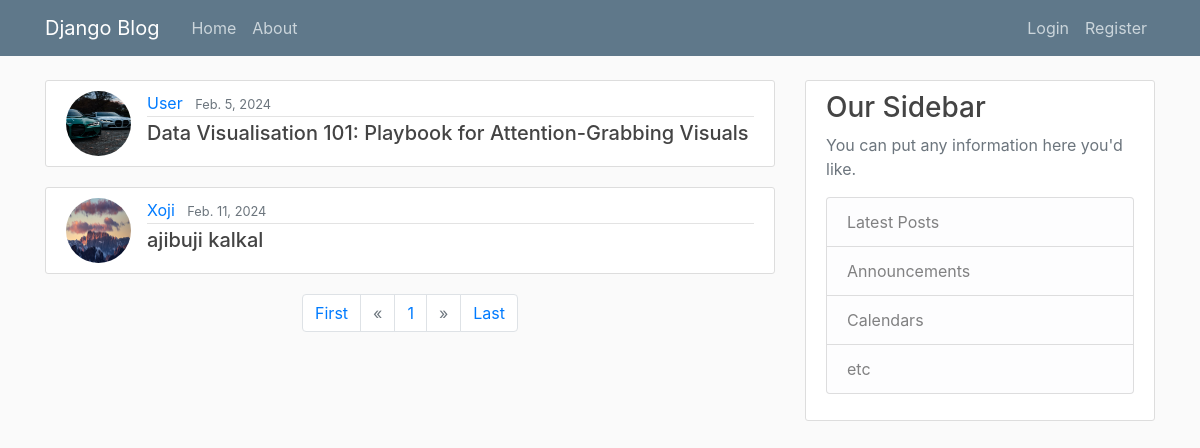
Before: / with the older database file.
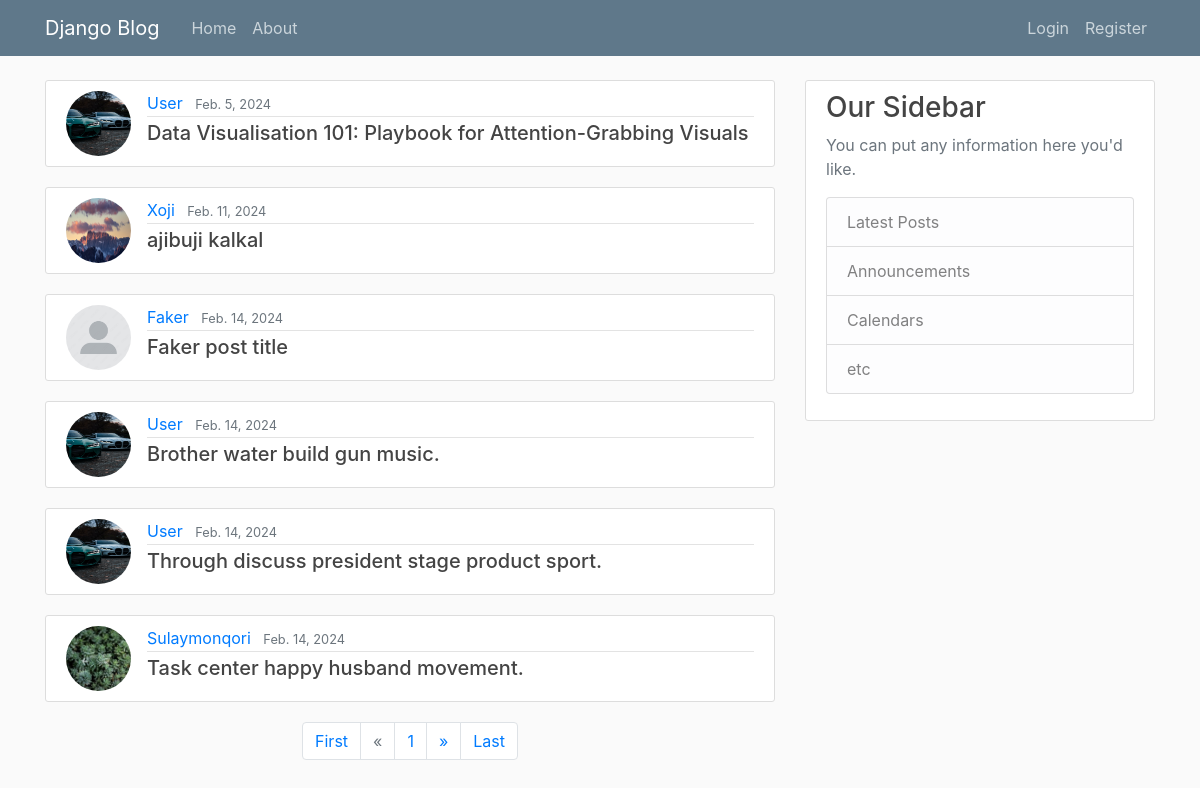
After: the same page with the newer database file.
### blog/models.py (models this page shows, shortened)
class AbstractModel(models.Model):
    created_at = models.DateTimeField(auto_now_add=True)
    updated_at = models.DateTimeField(auto_now=True)
    class Meta:
        abstract = True

class Post(AbstractModel):
    title = models.CharField(max_length=128)
    content = models.TextField()
    published = models.DateField()
    is_active = models.BooleanField(default=False)
    author = models.ForeignKey("blog.User", CASCADE, "posts")

class User(AbstractUser, AbstractModel):
    avatar = models.ImageField(upload_to=avatar_path, default='user_photos/default/default.jpg')

### blog/views.py (the view)
# urls.py: path('', HomePageView.as_view(), name="home_page"),
class HomePageView(View):
    def get(self, request):
        if request.user.is_authenticated:
            posts = Post.objects.exclude(author=request.user).filter(is_active=True).order_by('published')
        else:
            posts = Post.objects.all().filter(is_active=True).order_by('published')
        size = request.GET.get("size", 6)
        page = request.GET.get("page", 1)
        paginator = Paginator(posts, size)
        page_obj = paginator.get_page(page)
        return render(request, 'blog/home.html', {'page_obj': page_obj, "num_pages": paginator.num_pages})

### templates/blog/home.html
{% extends 'blog/base.html' %}
{% load static %}
{% block body %}
    <main role="main" class="container">
        <div class="row">
            <div class="col-md-8">
                {% for post in page_obj %}
                    <article class="media content-section">
                        <img class="rounded-circle article-img" src="{{ post.author.avatar.url }}" alt="">
                        <div class="media-body">
                            <div class="article-metadata">
                                <a class="mr-2"
                                   href="{% url 'blog:user_posts' post.author.username %}">{{ post.author.first_name }} {{ post.auhtor.last_name }}</a>
                                <small class="text-muted">{{ post.published }}</small>
                            </div>
                            <h5><a class="article-title"
                                   href="{% url 'blog:post_detail' post.id %}">{{ post.title }}</a></h5>
                        </div>
                    </article>
                {% endfor %}
                <nav aria-label="Page navigation example">
                    <ul class="pagination justify-content-center mb-5">
                        <li class="page-item"><a class="page-link" href="?page=1">First</a></li>
                        {% if page_obj.has_previous %}
                            <li class="page-item"><a class="page-link"
                                                     href="?page={{ page_obj.previous_page_number }}">&laquo;</a></li>
                        {% else %}
                            <li class="page-item disabled"><a class="page-link" href="">&laquo;</a>
                            </li>
                        {% endif %}
                        <li class="page-item"><a class="page-link" href="">{{ page_obj.number }}</a></li>
                        {% if page_obj.has_next %}
                            <li class="page-item"><a class="page-link" href="?page={{ page_obj.next_page_number }}">&raquo;</a>
                            </li>
                        {% else %}
                            <li class="page-item disabled"><a class="page-link" href="">&raquo;</a>
                            </li>
                        {% endif %}
                        <li class="page-item"><a class="page-link"
                                                 href="?page={{ page_obj.paginator.num_pages }}">Last</a>
                        </li>
                    </ul>
                </nav>
            </div>
            {% include 'blog/sidebar.html' %}
        </div>
    </main>
{% endblock %}

### templates/blog/base.html (shortened to what this page needs)
{% load static %}
<!DOCTYPE html>
<html>
<head>
    <link rel="stylesheet" href="https://maxcdn.bootstrapcdn.com/bootstrap/4.0.0/css/bootstrap.min.css"
>
    <link rel="stylesheet" type="text/css" href="{% static 'main.css' %}">
</head>
<body>
<header class="site-header">
    <nav class="navbar navbar-expand-md navbar-dark bg-steel fixed-top">
        <div class="container">
            <a class="navbar-brand mr-4" href="{% url 'blog:home_page' %}">Django Blog</a>
            <div class="collapse navbar-collapse" id="navbarToggle">
                <div class="navbar-nav mr-auto">
                    <a class="nav-item nav-link" href="{% url 'blog:home_page' %}">Home</a>
                    <a class="nav-item nav-link" href="{% url 'blog:about' %}">About</a>
                </div>
                <div class="navbar-nav">
                    {% if user.is_authenticated %}
                        <a class="nav-item nav-link" href="{% url 'blog:post_create' %}">New Post</a>
                        <a class="nav-item nav-link" href="{% url 'blog:user_posts' request.user.username %}">Profile</a>
                        <a class="nav-item nav-link" href="{% url 'blog:logout' %}">Logout</a>
                    {% else %}
                        <a class="nav-item nav-link" href="{% url 'blog:login' %}">Login</a>
                        <a class="nav-item nav-link" href="{% url 'blog:register' %}">Register</a>
                    {% endif %}
                </div>
            </div>
        </div>
    </nav>
</header>
<body>
{% block body %}
{% endblock %}
</body>
</body>
</html>

### templates/blog/sidebar.html
<div class="col-md-4">
    <div class="content-section">
        <h3>Our Sidebar</h3>
        <p class='text-muted'>You can put any information here you'd like.
        <ul class="list-group">
            <li class="list-group-item list-group-item-light">Latest Posts</li>
            <li class="list-group-item list-group-item-light">Announcements</li>
            <li class="list-group-item list-group-item-light">Calendars</li>
            <li class="list-group-item list-group-item-light">etc</li>
        </ul>
        </p>
    </div>
</div>

### blog/static/main.css (style rules this page uses)
body { background: #fafafa; color: #333333; margin-top: 5rem; }
h1, h2, h3, h4, h5, h6 { color: #444444; }
ul { margin: 0; }
.bg-steel { background-color: #5f788a; }
.site-header .navbar-nav .nav-link { color: #cbd5db; }
.content-section { background: #ffffff; padding: 10px 20px; border: 1px solid #dddddd; border-radius: 3px; margin-bottom: 20px; }
.article-title { color: #444444; }
.article-img { height: 65px; width: 65px; margin-right: 16px; }
.article-metadata { padding-bottom: 1px; margin-bottom: 4px; border-bottom: 1px solid #e3e3e3 }

Changed rows visible on the page:
added Post: author.avatar (placeholder picture), author.first_name "Faker", published "Feb. 14, 2024", title "Faker post title"
added Post: author.avatar (picture), author.first_name "User", published "Feb. 14, 2024", title "Brother water build gun music."
added Post: author.avatar (picture), author.first_name "User", published "Feb. 14, 2024", title "Through discuss president stage product sport."
added Post: author.avatar (picture), author.first_name "Sulaymonqori", published "Feb. 14, 2024", title "Task center happy husband movement."
